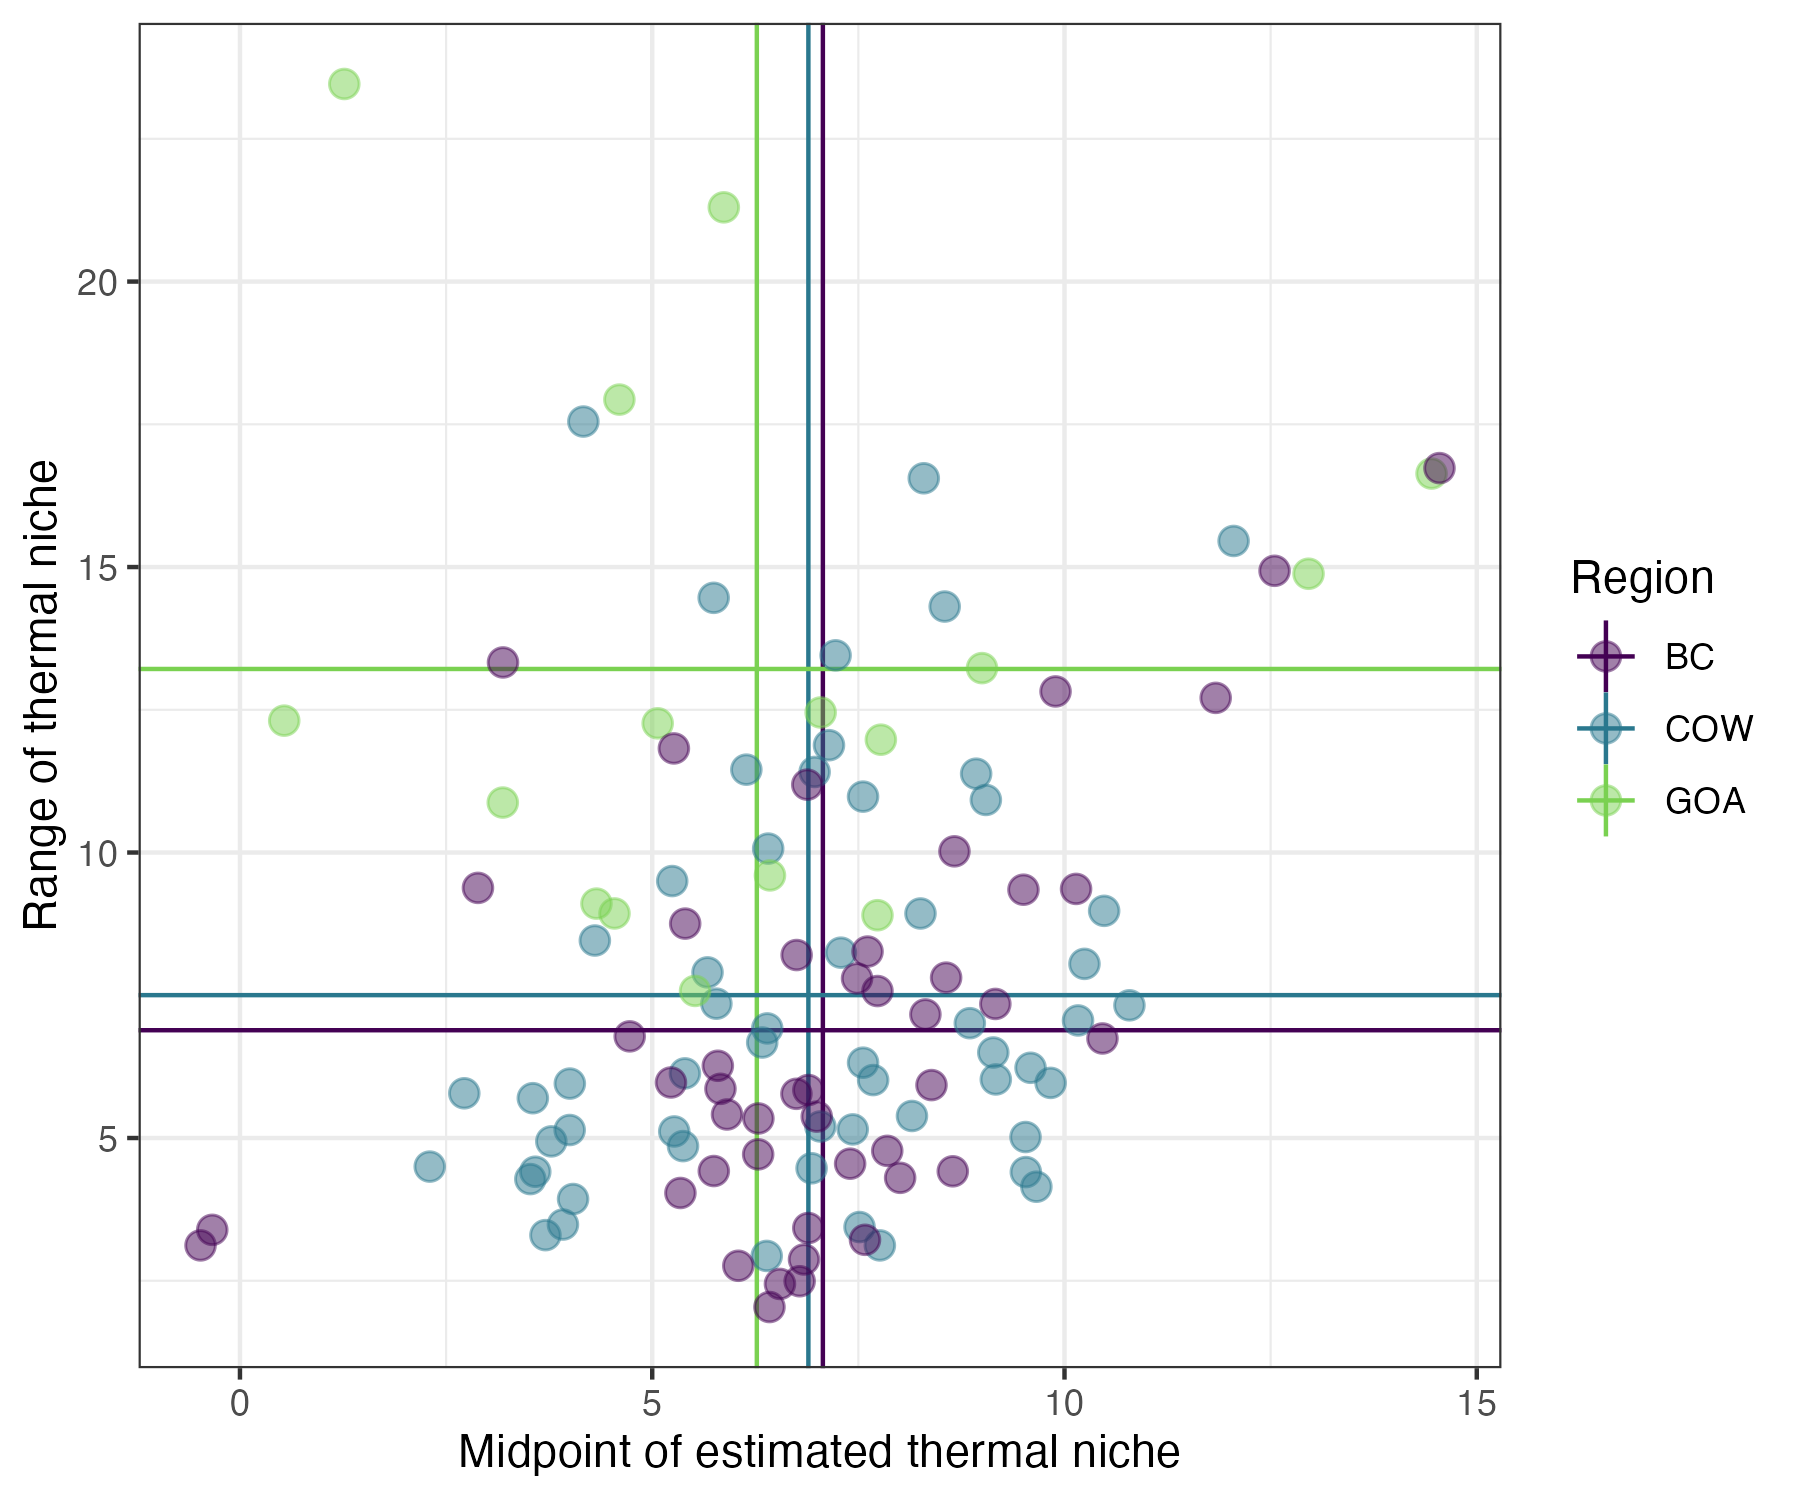

The script that saved this image:
library(ggplot2)

# bring in various outputs -- use only quadratic results
wc = read.csv("output/wc_output.csv", 
              stringsAsFactors = FALSE)
goa = read.csv("output/goa_output.csv", 
               stringsAsFactors = FALSE)
bc = read.csv("output/bc_output.csv", 
               stringsAsFactors = FALSE)

# goa = dplyr::filter(goa, species %in% c("Alaskan pink shrimp",
#                                               "sidestripe shrimp",
#                                               "eulachon",
#                                               "shrimp unid.",
#                                               "sablefish",
#                                               "shortspine thornyhead",
#                                               "magistrate armhook squid") == FALSE)

wc$Region = "COW"
goa$Region="GOA"
bc$Region="BC"
df = rbind(wc,goa,bc) %>% 
  dplyr::filter(quadratic==TRUE) 

# drop out uncertain quadratic models
df = dplyr::mutate(df, quad_cv = abs(b_env2_se/b_env2)) %>%
  dplyr::filter(quad_cv < 0.5)

df$mid = 0.5*(df$hi + df$lo)
df$mid_se = sqrt((0.5^2)*(df$hi_se^2) + (0.5^2)*(df$lo_se^2))

means = dplyr::group_by(df, Region) %>%
  dplyr::summarise(mid = mean(mid,na.rm=T),
                   range = mean(range,na.rm=T))

g1 = ggplot(df, aes(mid, range, col=Region)) + 
  geom_vline(data = means, aes(xintercept=mid, col=Region)) +
  geom_hline(data = means, aes(yintercept=range, col=Region)) +
  geom_point(size=3,alpha=0.5) + 
  theme_bw() + 
  scale_color_viridis_d(end=0.8) + 
  xlab("Midpoint of estimated thermal niche") + 
  ylab("Range of thermal niche") 


ggsave(plot = g1, filename="plots/Figure_S2.png", width = 6, height = 5)
